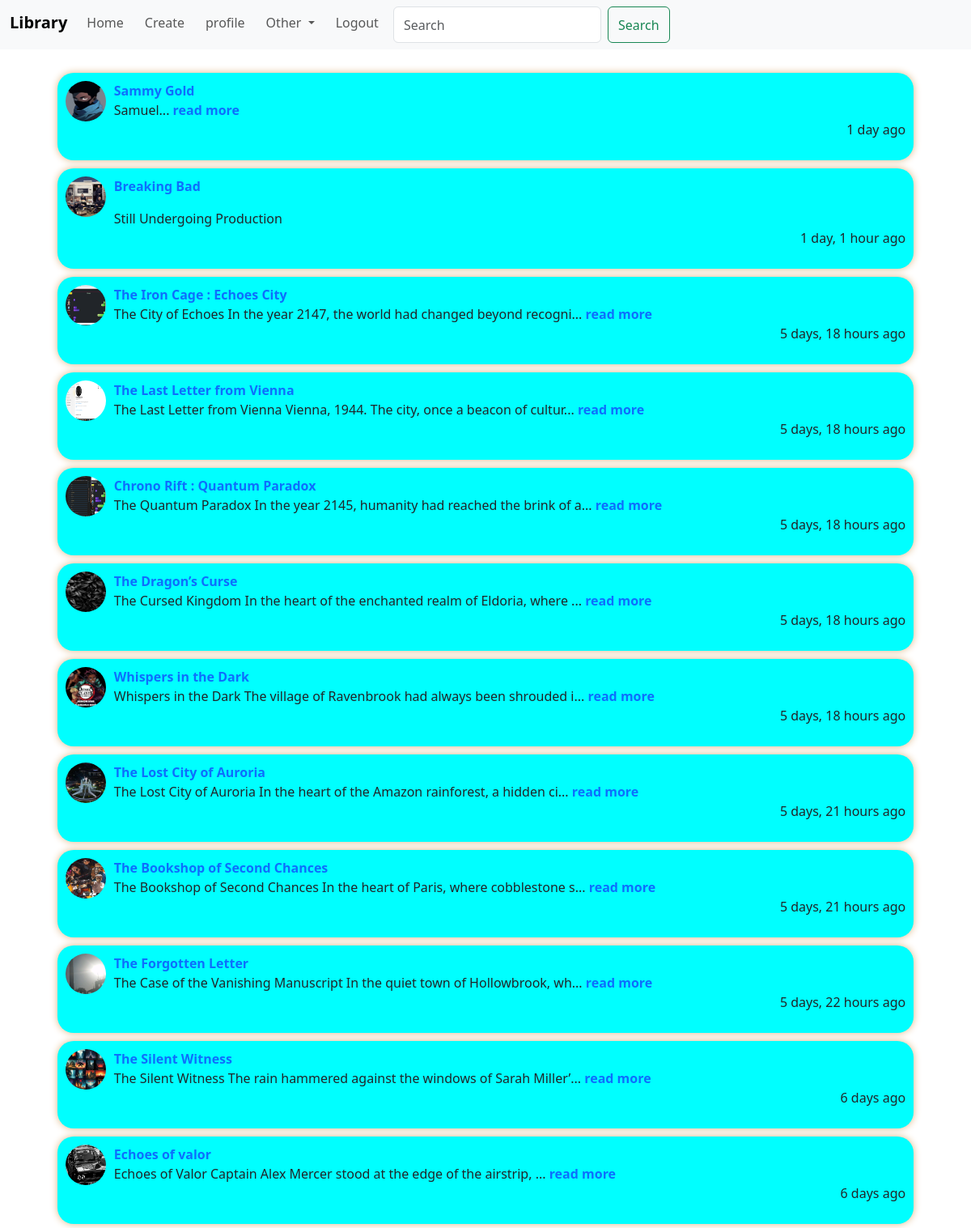
The app's page /profile/Samuel (signed in) with its own data.
### main/models.py (models this page shows, shortened)
class Book(models.Model):
    author = models.ForeignKey(User, on_delete=models.CASCADE, null=True, blank=True)
    title = models.CharField(max_length=300)
    cover = models.ImageField(upload_to='images/', default="images/all.jpg")
    description = models.TextField(max_length=50000, null=True, blank=True)
    genre = models.ManyToManyField(Genre, related_name='genres', blank=True)
    body = models.TextField(null=True, blank=True)
    date_added = models.DateTimeField(auto_now_add=True)
    class Meta:
        ordering = ['-date_added']

### main/views.py (the view)
# urls.py: path('profile/<str:username>', views.UserProfile, name='profile'),
@login_required(login_url='login')
def UserProfile(request, username):
    user = User.objects.get(username=username)
    books = Book.objects.filter( author = user ).order_by('-date_added')
    context = {'books' : books, 'user':user}
    return render(request, 'main/profile.html', context)

### main/templates/main/profile.html (shortened to what this page needs)
{% extends 'base.html' %}
{% block content %}
    {% for book in books %}
            <div class="mai">
                <img src="{{ book.cover.url }}" alt="{{ book.title }}" class="pimga">
                <p><a href="{% url 'read'  book.id %}">{{ book.title }}</a>
                    {% if book.body|length != 0 %}
                        <br>
                        {{ book.body|slice:'80' }}...<a href="{% url 'read'  book.id %}"> read more</a>
                    {% else %}
                        <p>Still Undergoing Production</p>
                    {% endif %}
                <p class="date">{{ book.date_added|timesince }} ago</p></p>
                <br>
            </div>
    {% endfor %}
{% endblock %}

### static/css/main.css (style rules this page uses)
a { text-decoration: none; margin-bottom: 5px; }
a { text-decoration: none; margin-right: 10px; font-weight: bolder; }
.mai { background-color: aqua; padding: 10px; margin-bottom: 5px; width: 90%; border-radius: 20px; box-shadow: 0px 0px 10px burlywood; position: relative; margin: 5px auto; }
.date { position: absolute; bottom: 10px; right: 10px; }
.pimga { width: 50px; height: 50px; float: left; border-radius: 30px; margin-right: 10px; }

### records on screen
Book: cover (picture), title "Sammy Gold", body "Samuel", date_added "1 day"
Book: cover (picture), title "Breaking Bad", body "Still Undergoing Production", date_added "1 day, 1 hour"
Book: cover (picture), title "The Iron Cage : Echoes City", body "The City of Echoes In the year 2147, the world had changed beyond recogni", date_added "5 days, 18 hours"
Book: cover (picture), title "The Last Letter from Vienna", body "The Last Letter from Vienna Vienna, 1944. The city, once a beacon of cultur", date_added "5 days, 18 hours"
Book: cover (picture), title "Chrono Rift : Quantum Paradox", body "The Quantum Paradox In the year 2145, humanity had reached the brink of a", date_added "5 days, 18 hours"
Book: cover (picture), title "The Dragon’s Curse", body "The Cursed Kingdom In the heart of the enchanted realm of Eldoria, where", date_added "5 days, 18 hours"
Book: cover (picture), title "Whispers in the Dark", body "Whispers in the Dark The village of Ravenbrook had always been shrouded i", date_added "5 days, 18 hours"
Book: cover (picture), title "The Lost City of Auroria", body "The Lost City of Auroria In the heart of the Amazon rainforest, a hidden ci", date_added "5 days, 21 hours"
Book: cover (picture), title "The Bookshop of Second Chances", body "The Bookshop of Second Chances In the heart of Paris, where cobblestone s", date_added "5 days, 21 hours"
Book: cover (picture), title "The Forgotten Letter", body "The Case of the Vanishing Manuscript In the quiet town of Hollowbrook, wh", date_added "5 days, 22 hours"
Book: cover (picture), title "The Silent Witness", body "The Silent Witness The rain hammered against the windows of Sarah Miller’", date_added "6 days"
Book: cover (picture), title "Echoes of valor", body "Echoes of Valor Captain Alex Mercer stood at the edge of the airstrip,", date_added "6 days"
